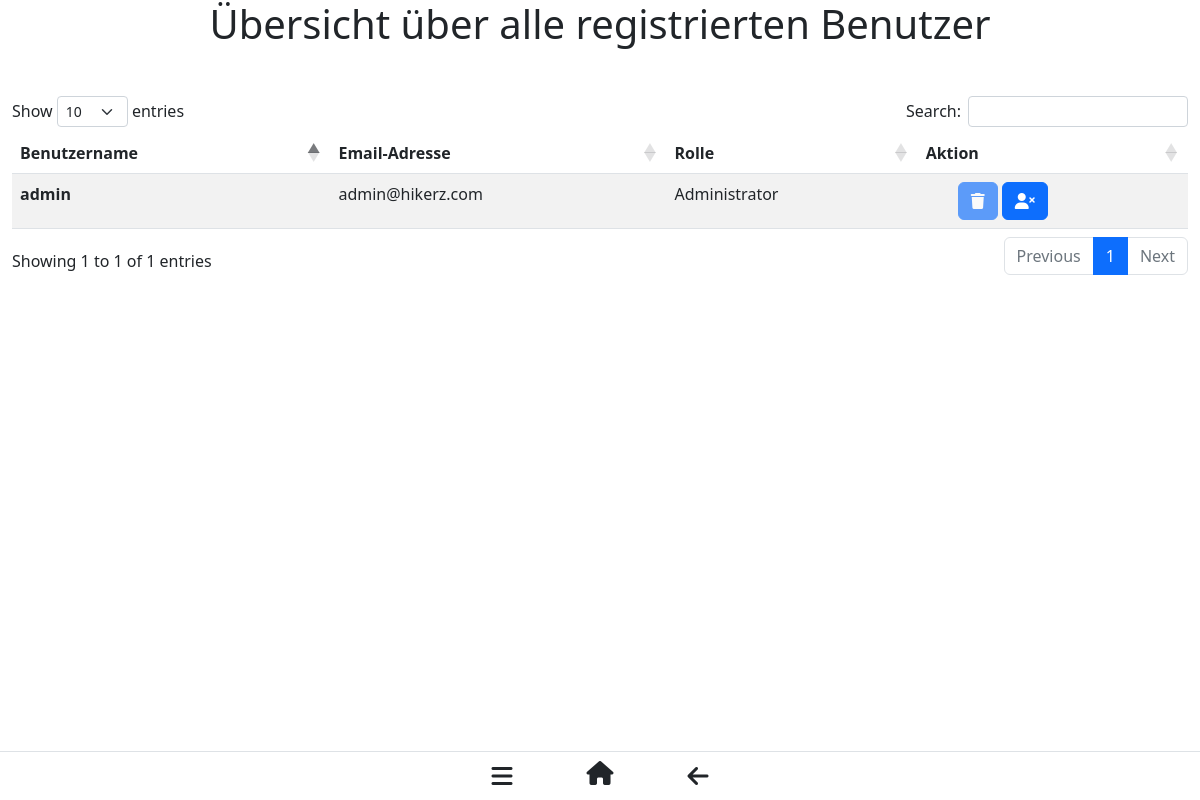
/adminbereich (signed in), run on an earlier commit of the app's database.
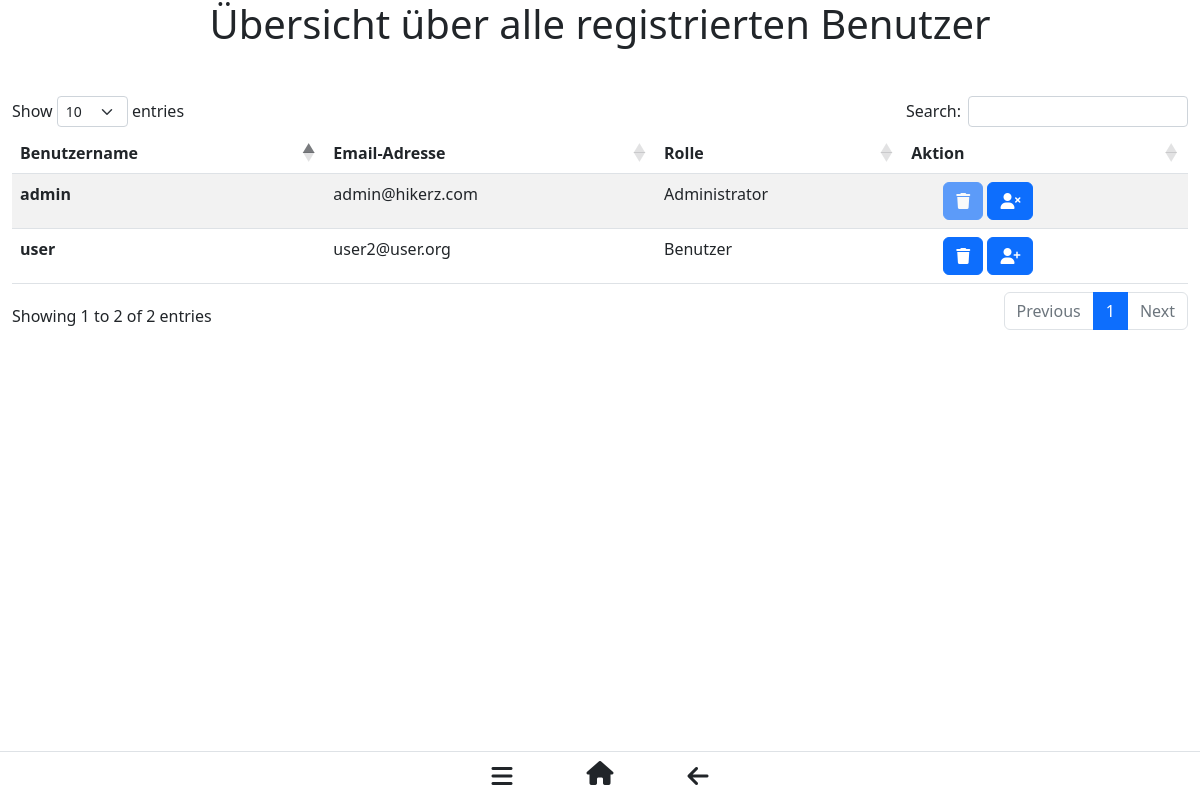
And on a later commit of the database.
### hikerz/db.py (models this page shows, shortened)
class User(db.Model):
    __tablename__ = 'User'
    username = db.Column(db.String(45), primary_key=True)
    emailAdresse = db.Column(db.String(45), nullable=False, unique=True)
    password = db.Column(db.String(80), nullable=False)
    rolle = db.Column(db.Integer(),  nullable=False)
    creatorOfRoute = db.relationship('Route', back_populates='creatorRelationship')
    creatorOfHighlight = db.relationship('Highlight', back_populates='creatorRelationship')
    creatorOfRouteImage = db.relationship('RouteImage', back_populates='creatorRelationship')
    creatorOfReview = db.relationship('Review', back_populates='creatorRelationship')
    member_since = db.Column(db.String(10), nullable=False, default="01.01.2022")

### hikerz/views.py (the view)
@views.route('/adminbereich')
@login_required
def adminbereich():
    if current_user.rolle != 1:
        abort(401)
    allUsers = User.query.all()
    return render_template("adminArea.html", allUsers=allUsers)

### hikerz/__init__.py (called while the page is built)
@login_manager.user_loader
def user_loader(username):
    return User.query.get(username)

### hikerz/templates/adminArea.html (shortened to what this page needs)
{% extends "base.html" %}
{% block content %}
    <h1 align="center"> Übersicht über alle registrierten Benutzer </h1>
    <p><br></p>
    <table id="example" class="table table-striped" style="width:100%">
        <thead>
            <tr>
                <th scope="col">Benutzername</th>
                <th scope="col">Email-Adresse</th>
                <th scope="col">Rolle</th>
                <th scope="col">Aktion</th>
            </tr>
        </thead>
        <tbody>
            {% for u in allUsers %}
                <tr>
                    <th scope="row">{{ u.username }}</th>
                    <td>{{ u.emailAdresse }}</td>
                    <td>{% if u.rolle == 1 %}
                            Administrator
                        {% endif %}
                        {% if u.rolle != 1 %}
                            Benutzer
                        {% endif %}
                    </td>
                    <td>
                        <ul class="list inline m-0">
                            <li class="list-inline-item">
                                {% if u.rolle == 1 %}
                                    <button type="button" class="btn btn-primary" data-bs-toggle="modal" data-bs-target="#myModalFor{{ u.username }}" data-toggle="tooltip" data-placement="top" title="Benutzer löschen" disabled><i class="fa fa-trash"></i></button>
                                {% endif %}
                                {% if u.rolle != 1 %}
                                    <button type="button" class="btn btn-primary" data-bs-toggle="modal" data-bs-target="#myModalFor{{ u.username }}" data-toggle="tooltip" data-placement="top" title="Benutzer löschen"><i class="fa fa-trash"></i></button>
                                {% endif %}
                                {% if u.rolle != 1 %}
                                    <button type="button" class="btn btn-primary" onclick="window.location.href='/benutzerRechteErhoehen/{{ u.username }}';" data-toggle="tooltip" data-placement="top" title="Benutzer zu Administrator machen"><i class="fa fa-user-plus" aria-hidden="true"></i></button>
                                {% endif %}
                                {% if u.rolle == 1 %}
                                    <button type="button" class="btn btn-primary" onclick="window.location.href='/benutzerRechteVerringern/{{ u.username }}';" data-toggle="tooltip" data-placement="top" title="Administratorenrechte des Benutzers entfernen"><i class="fa fa-user-times" aria-hidden="true"></i></button>
                                {% endif %}
                            </li>
                        </ul>
                    </td>
                </tr>
            {% endfor %}
        </tbody>
    </table>
{% endblock %}

### hikerz/templates/base.html (shortened to what this page needs)
<!DOCTYPE html>
<html lang="de">
<head>
    <link href="https://cdn.jsdelivr.net/npm/bootstrap@5.2.0-beta1/dist/css/bootstrap.min.css" rel="stylesheet"
>
    <link rel="stylesheet" href="{{url_for('static', filename='styles.css')}}">
    <link rel="stylesheet" href="https://cdn.datatables.net/1.12.0/css/dataTables.bootstrap5.min.css">
    <link rel="stylesheet" href="https://cdnjs.cloudflare.com/ajax/libs/font-awesome/6.1.1/css/all.min.css"
 />
    <link href="https://api.mapbox.com/mapbox-gl-js/v2.8.2/mapbox-gl.css" rel="stylesheet">
</head>
<body>
    <div class="container-fluid" style="margin-bottom:4em">
        {%block content%}{%endblock%}
    </div>
    <ul class="nav justify-content-center fixed-bottom border-top align-middle" style="background-color:white">
        <li class="nav-item mx-4 zoom-animation">
            <button class="btn float-start" data-bs-toggle="offcanvas" data-bs-target="#offcanvas" role="button"
                style="height:3em">
                <i class="fa fa-bars fa-xl"></i>
            </button>
        </li>
        <li class="nav-item mx-4 zoom-animation">
            {%if current_user.is_authenticated%}
            <a class="btn float-start py-2" href="{{url_for('views.index')}}" role="button">
                <i class="fa fa-house fa-xl"></i>
            </a>
            {%else%}
            <a class="btn float-start py-2" href="/" role="button">
                <i class="fa fa-house fa-xl"></i>
            </a>
            {%endif%}
        </li>
        <li class="nav-item mx-4 zoom-animation">
            <button class="btn float-start" onclick="window.history.back()" role="button" style="height:3em">
                <i class="fa fa-arrow-left fa-xl"></i>
            </button>
        </li>
    </ul>
</body>
</html>

### hikerz/static/styles.css (style rules this page uses)
:root { --farbe1: #2D5016; --farbe2: #93B7BE; --farbe3: #635255; --farbe4: #DD9787; --farbe5: #89c07f; --farbe6: #f1f4e8; }
.zoom-animation { transition: transform .2s; }

What changed in the data, as far as the page shows it:
added User: username "user", emailAdresse "user2@user.org", rolle "Benutzer"
Also different on the page:
text written by a page script: "Show entries Search: Showing 1 to 1 of 1 entries Previous 1 Next" → "Show entries Search: Showing 1 to 2 of 2 entries Previous 1 Next"
